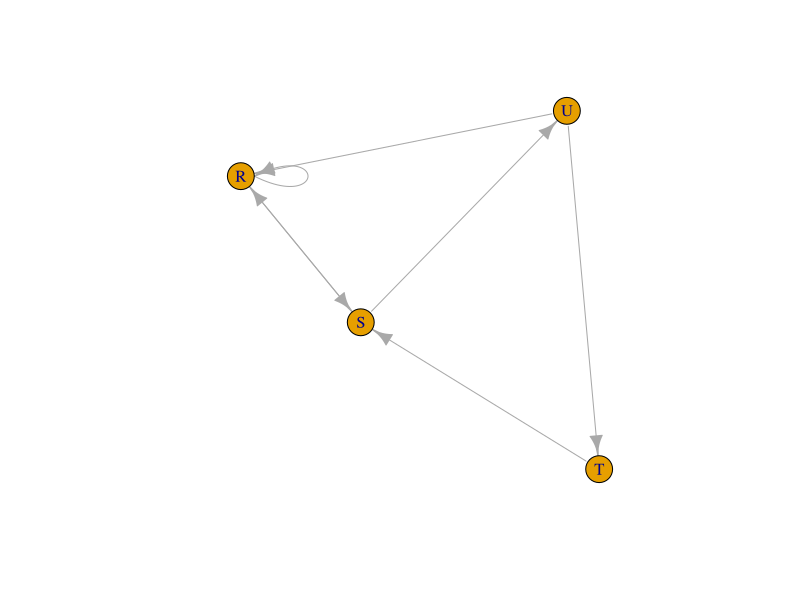
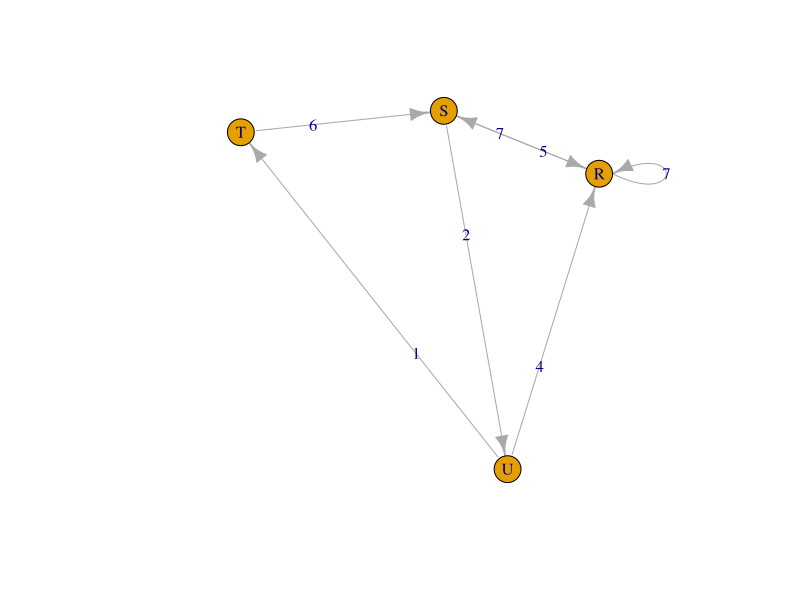
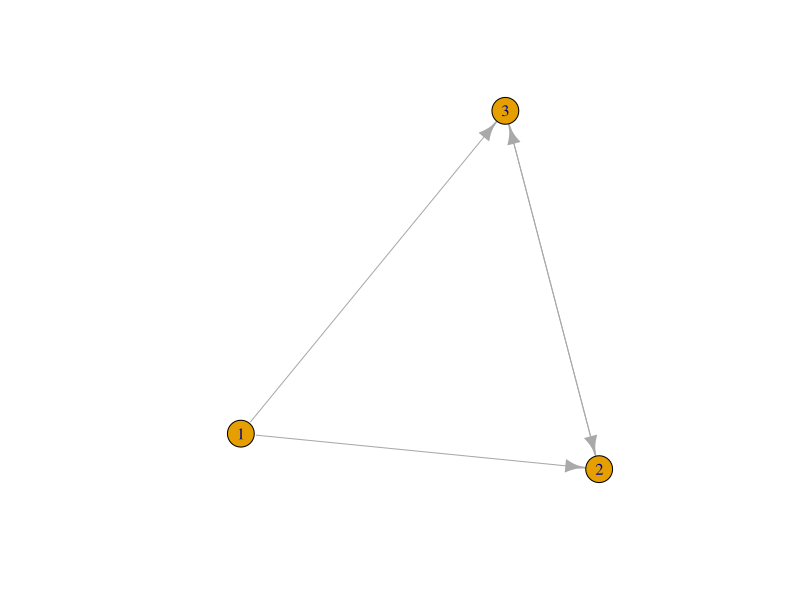

These figures' R source, in order:
library(igraph)
matt <- as.matrix(read.table(text=
                               "node R S T U
                                     R 7 5 0 0
                                     S 7 0 0 2
                                     T 0 6 0 0
                                     U 4 0 1 0", header=T))
nms <- matt[, 1]
matt <- matt[, -1]
colnames(matt) <- rownames(matt) <- nms
matt[is.na(matt)] <- 0
g <- graph.adjacency(matt,weighted=TRUE)
plot(g)

s.paths <- shortest.paths(g, algorithm = "dijkstra")
print(s.paths)

shortest.paths(g, v="R", to="S")
plot(g, edge.label=E(g)$weight)

dg <- graph.formula(1-+2, 1-+3, 2++3)
plot(dg)

graph.density(dg, loops=TRUE)
graph.density(simplify(dg), loops=FALSE)